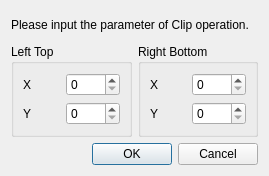
<?xml version="1.0" encoding="UTF-8"?>
<ui version="4.0">
 <class>ClipDialog</class>
 <widget class="QDialog" name="ClipDialog">
  <property name="geometry">
   <rect>
    <x>0</x>
    <y>0</y>
    <width>269</width>
    <height>176</height>
   </rect>
  </property>
  <property name="windowTitle">
   <string>Clip Parameter</string>
  </property>
  <layout class="QVBoxLayout" name="verticalLayout_3">
   <item>
    <widget class="QLabel" name="label">
     <property name="text">
      <string>Please input the parameter of Clip operation.</string>
     </property>
    </widget>
   </item>
   <item>
    <layout class="QHBoxLayout" name="horizontalLayout_5">
     <item>
      <widget class="QGroupBox" name="groupBox">
       <property name="title">
        <string>Left Top</string>
       </property>
       <layout class="QVBoxLayout" name="verticalLayout">
        <item>
         <layout class="QHBoxLayout" name="horizontalLayout">
          <item>
           <widget class="QLabel" name="label_2">
            <property name="text">
             <string>X</string>
            </property>
           </widget>
          </item>
          <item>
           <widget class="QSpinBox" name="spinBoxLTX">
            <property name="minimum">
             <number>0</number>
            </property>
            <property name="maximum">
             <number>1024</number>
            </property>
           </widget>
          </item>
         </layout>
        </item>
        <item>
         <layout class="QHBoxLayout" name="horizontalLayout_2">
          <item>
           <widget class="QLabel" name="label_3">
            <property name="text">
             <string>Y</string>
            </property>
           </widget>
          </item>
          <item>
           <widget class="QSpinBox" name="spinBoxLTY">
            <property name="minimum">
             <number>0</number>
            </property>
            <property name="maximum">
             <number>1024</number>
            </property>
           </widget>
          </item>
         </layout>
        </item>
       </layout>
      </widget>
     </item>
     <item>
      <widget class="QGroupBox" name="groupBox_2">
       <property name="title">
        <string>Right Bottom</string>
       </property>
       <layout class="QVBoxLayout" name="verticalLayout_2">
        <item>
         <layout class="QHBoxLayout" name="horizontalLayout_3">
          <item>
           <widget class="QLabel" name="label_4">
            <property name="text">
             <string>X</string>
            </property>
           </widget>
          </item>
          <item>
           <widget class="QSpinBox" name="spinBoxRBX">
            <property name="maximum">
             <number>1024</number>
            </property>
           </widget>
          </item>
         </layout>
        </item>
        <item>
         <layout class="QHBoxLayout" name="horizontalLayout_4">
          <item>
           <widget class="QLabel" name="label_5">
            <property name="text">
             <string>Y</string>
            </property>
           </widget>
          </item>
          <item>
           <widget class="QSpinBox" name="spinBoxRBY">
            <property name="maximum">
             <number>1024</number>
            </property>
           </widget>
          </item>
         </layout>
        </item>
       </layout>
      </widget>
     </item>
    </layout>
   </item>
   <item>
    <widget class="QDialogButtonBox" name="buttonBox">
     <property name="orientation">
      <enum>Qt::Horizontal</enum>
     </property>
     <property name="standardButtons">
      <set>QDialogButtonBox::Cancel|QDialogButtonBox::Ok</set>
     </property>
    </widget>
   </item>
  </layout>
 </widget>
 <resources/>
 <connections>
  <connection>
   <sender>buttonBox</sender>
   <signal>accepted()</signal>
   <receiver>ClipDialog</receiver>
   <slot>accept()</slot>
   <hints>
    <hint type="sourcelabel">
     <x>248</x>
     <y>254</y>
    </hint>
    <hint type="destinationlabel">
     <x>157</x>
     <y>274</y>
    </hint>
   </hints>
  </connection>
  <connection>
   <sender>buttonBox</sender>
   <signal>rejected()</signal>
   <receiver>ClipDialog</receiver>
   <slot>reject()</slot>
   <hints>
    <hint type="sourcelabel">
     <x>316</x>
     <y>260</y>
    </hint>
    <hint type="destinationlabel">
     <x>286</x>
     <y>274</y>
    </hint>
   </hints>
  </connection>
 </connections>
</ui>
